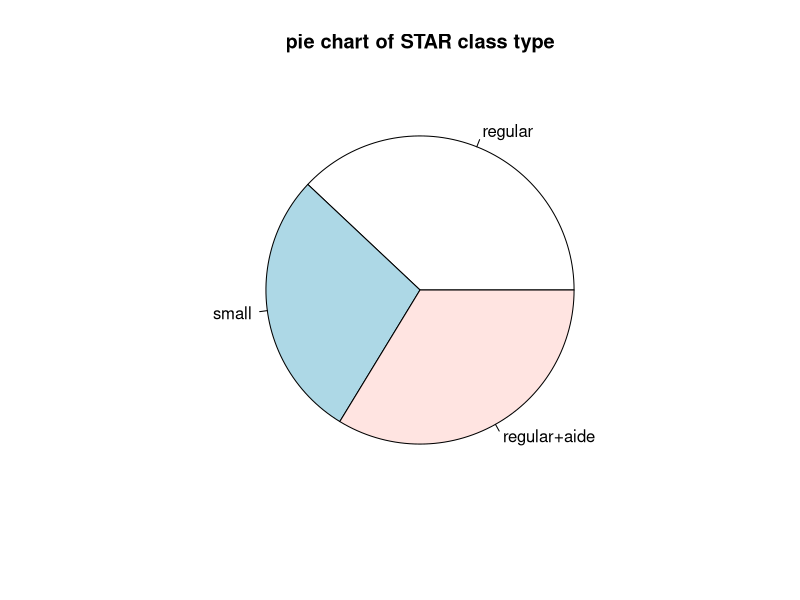
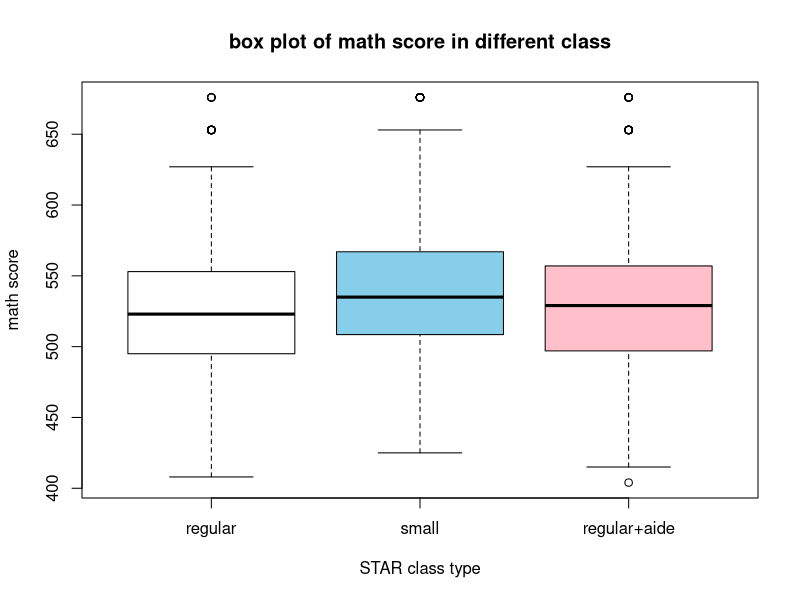
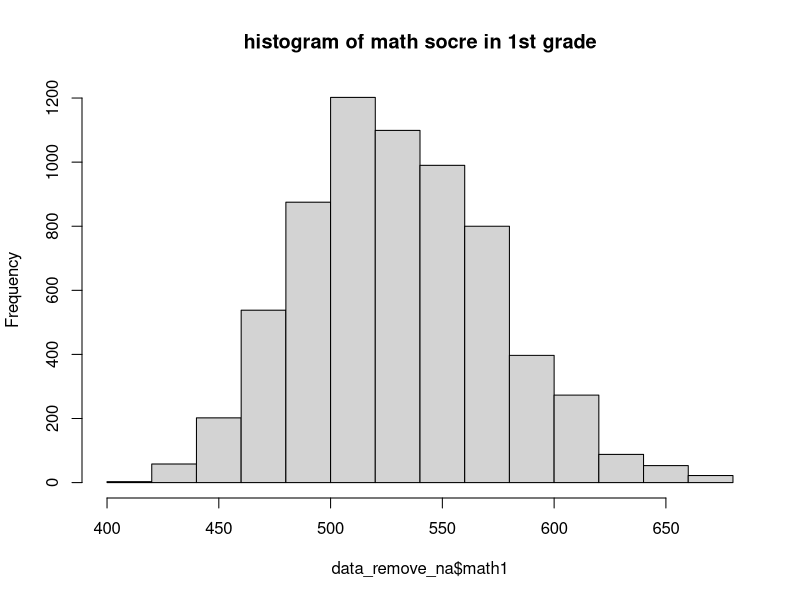
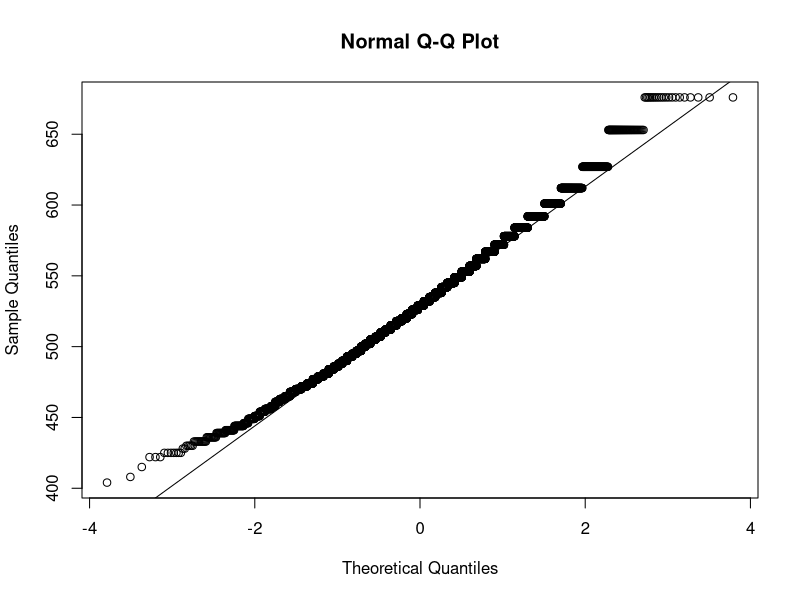
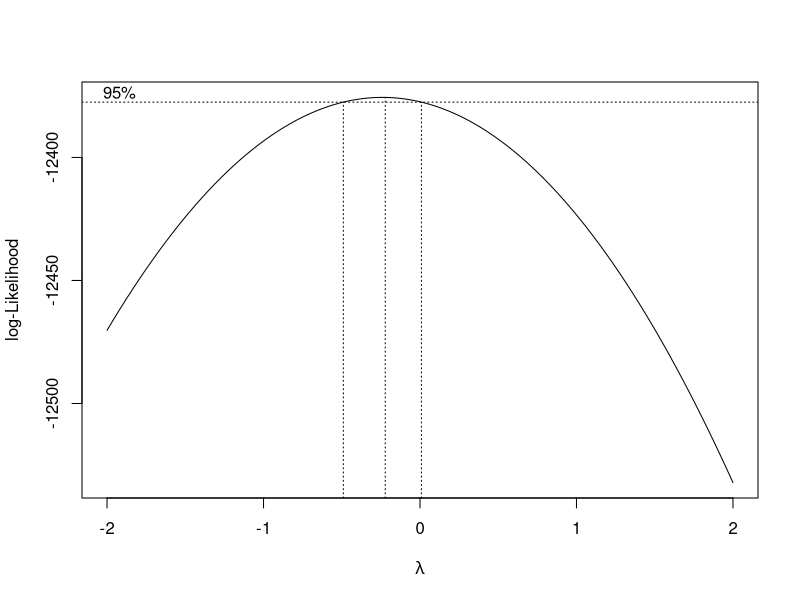
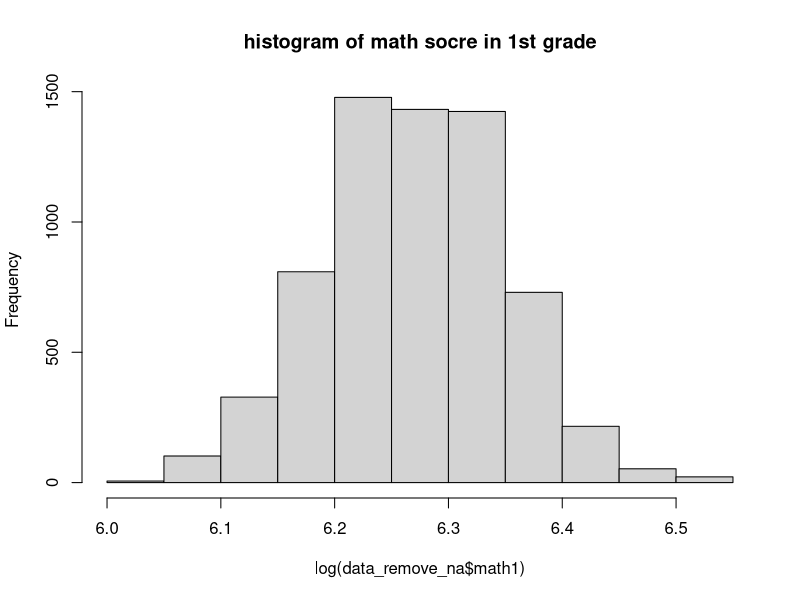
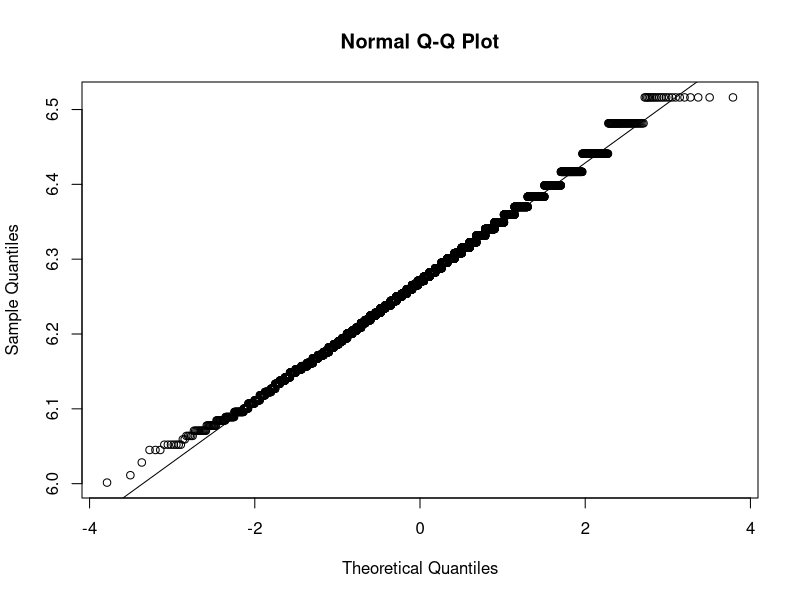

Generate these figures, in order, with R:
## ---- chunk 1
knitr::opts_chunk$set(echo = TRUE)
## ---- chunk 2
#install.packages("AER")
library(AER)
data("STAR")
## ---- chunk 3
data <- data.frame(star1 = STAR$star1, math1 = STAR$math1)

sapply(data,class)
sapply(data,summary)
## ---- chunk 4
data.star1.na <- data[is.na(data$star1),]
all(is.na(data.star1.na$math1))
## ---- chunk 5
data_remove_na <- na.omit(data[-is.na(data$star1),])
## ---- chunk 6
table(data_remove_na$star1)
pie(table(data_remove_na$star1),main = "pie chart of STAR class type")
tapply(data_remove_na$math1, data_remove_na$star1,summary)
boxplot(data$math1~data$star1,main = "box plot of math score in different class", 
        xlab = "STAR class type", ylab = "math score", col = c("white", "skyblue", "pink"))
## ---- chunk 7
hist(data_remove_na$math1, main = "histogram of math socre in 1st grade")
qqnorm(data_remove_na$math1)
qqline(data_remove_na$math1)
## ---- chunk 8
library(MASS)
boxcox(math1 ~ star1 , data = data_remove_na)
## ---- chunk 9
hist(log(data_remove_na$math1), main = "histogram of math socre in 1st grade")
qqnorm(log(data_remove_na$math1))
qqline(log(data_remove_na$math1))
## ---- chunk 10
anova.fit<- aov(log(math1)~star1,data=data_remove_na)
summary(anova.fit)
anova.fit$coefficients
